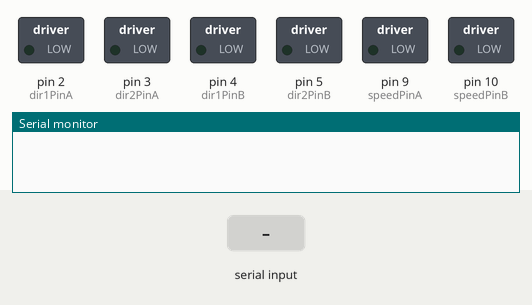
Recording of a sketch running on a simulated Arduino Uno, built with avr-gcc and run on an emulated ATmega328P. Shown: switched loads named in the sketch (green lamp = pin HIGH), the last lines printed to the serial monitor. Inputs (shaded band) come from the test bench.

Above: at 1.2 s.
1.3 s: "7" received over Serial
At 1.9 s:
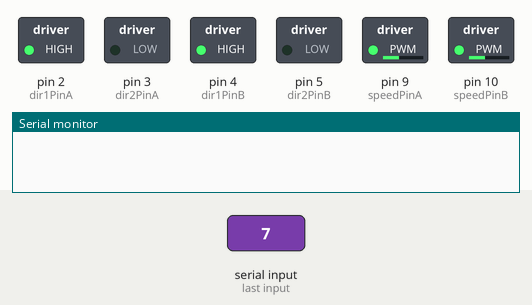
4.3 s: "1" received over Serial
At 5.4 s:
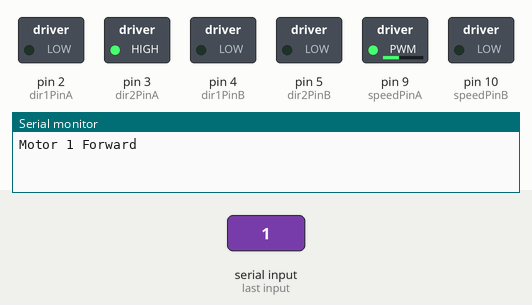
5.8 s: "2" received over Serial
At 6.5 s:
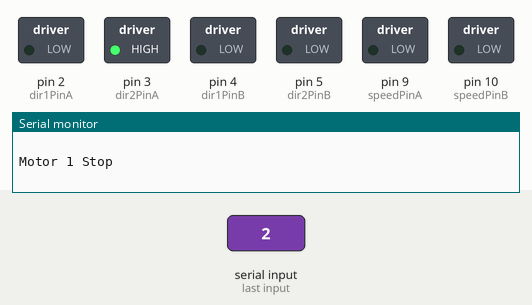
7.3 s: "3" received over Serial
At 7.7 s:
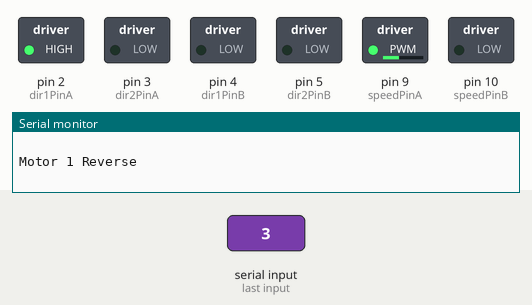
8.8 s: "4" received over Serial
At 10.0 s:
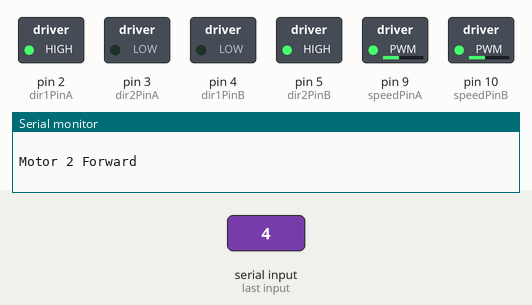
10.3 s: "5" received over Serial
At 11.1 s:
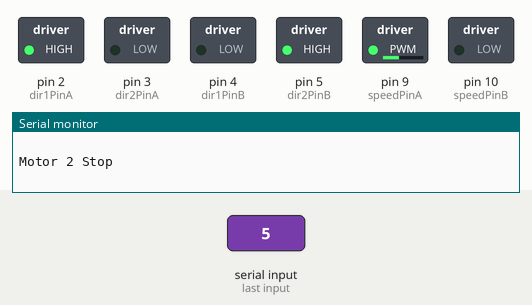
Timing chart, 0 to 12.8 s (numbered marks = the images above; inputs shaded):
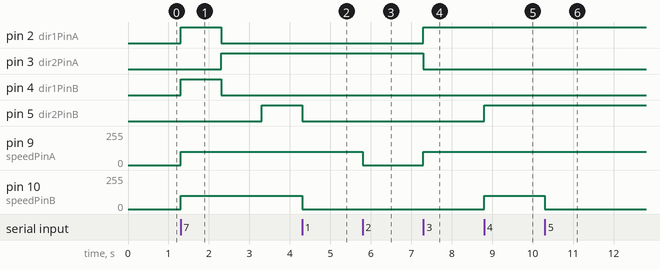

Measured:
- after the input at 1.3 s, pin 2 (dir1PinA), pin 4 (dir1PinB): LOW → HIGH at once, → LOW 1.0 s later; pin 3 (dir2PinA): LOW → HIGH after 1.0 s; pin 5 (dir2PinB): LOW → HIGH after 2.0 s; pin 9 (speedPinA), pin 10 (speedPinB): 0/255 → 100/255 at once
- after the input at 4.3 s, pin 3 (dir2PinA): stays HIGH (without the input it goes to LOW after 0.00 s); pin 9 (speedPinA): stays 100/255 (without the input it goes to 0/255 after 0.00 s)
- after the input at 5.8 s, pin 9 (speedPinA): 100/255 → 0/255 at once
- after the input at 7.3 s, pin 2 (dir1PinA): LOW → HIGH at once; pin 3 (dir2PinA): HIGH → LOW at once; pin 9 (speedPinA): 0/255 → 100/255 at once
- after the input at 8.8 s, pin 5 (dir2PinB): LOW → HIGH at once; pin 10 (speedPinB): 0/255 → 100/255 at once
- after the input at 10.3 s, pin 10 (speedPinB): 100/255 → 0/255 at once

The sketch:

ROBOT.ino
```cpp
#include <NewPing.h>  // Rangefinder
#include <Servo.h>


// Motor 1
int dir1PinA = 2; // IN1
int dir2PinA = 3; //IN2
int speedPinA = 9; // ENA
int PWM1 = 0; // Set motor speed to 0

// Motor 2
int dir1PinB = 4; //IN3
int dir2PinB = 5; //IN4
int speedPinB = 10; // ENB
int PMW2 = 0; // Set motor speed to 0

// Rangefinder HC-SR04
#define TriggerPin 12
#define EchoPin 11
#define MaxDistance 200


void setup() {  // Setup runs once per reset
// initialize serial communication @ 9600 baud:
Serial.begin(9600);

//Define L298N Dual H-Bridge Motor Controller Pins

pinMode(dir1PinA,OUTPUT);
pinMode(dir2PinA,OUTPUT);
pinMode(speedPinA,OUTPUT);
pinMode(dir1PinB,OUTPUT);
pinMode(dir2PinB,OUTPUT);
pinMode(speedPinB,OUTPUT);

}

void loop() {

// Initialize the Serial interface:

if (Serial.available() > 0) {
int inByte = Serial.read();
int speed; // Local variable

switch (inByte) {

//______________Motor 1______________

case '1': // Motor 1 Forward
analogWrite(speedPinA, 100);//Sets speed variable via PWM
digitalWrite(dir1PinA, LOW);
digitalWrite(dir2PinA, HIGH);
Serial.println("Motor 1 Forward"); // Prints out “Motor 1 Forward” on the serial monitor
Serial.println("   "); // Creates a blank line printed on the serial monitor
break;

case '2': // Motor 1 Stop (Freespin)
analogWrite(speedPinA, 0);
digitalWrite(dir1PinA, LOW);
digitalWrite(dir2PinA, HIGH);
Serial.println("Motor 1 Stop");
Serial.println("   ");
break;

case '3': // Motor 1 Reverse
analogWrite(speedPinA, 100);
digitalWrite(dir1PinA, HIGH);
digitalWrite(dir2PinA, LOW);
Serial.println("Motor 1 Reverse");
Serial.println("   ");
break;

//______________Motor 2______________

case '4': // Motor 2 Forward
analogWrite(speedPinB, 100);
digitalWrite(dir1PinB, LOW);
digitalWrite(dir2PinB, HIGH);
Serial.println("Motor 2 Forward");
Serial.println("   ");
break;

case '5': // Motor 1 Stop (Freespin)
analogWrite(speedPinB, 0);
digitalWrite(dir1PinB, LOW);
digitalWrite(dir2PinB, HIGH);
Serial.println("Motor 2 Stop");
Serial.println("   ");
break;

case '6': // Motor 2 Reverse
analogWrite(speedPinB, 100);
digitalWrite(dir1PinB, HIGH);
digitalWrite(dir2PinB, LOW);
Serial.println("Motor 2 Reverse");
Serial.println("   ");
break;

case '7': // Motor 1 + 2 Reverse
analogWrite(speedPinB, 100);
digitalWrite(dir1PinB, HIGH);
digitalWrite(dir2PinB, LOW);
analogWrite(speedPinA, 100);
digitalWrite(dir1PinA, HIGH);
digitalWrite(dir2PinA, LOW);
delay(1000);
analogWrite(speedPinB, 100);
digitalWrite(dir1PinB, LOW);
digitalWrite(dir2PinB, LOW);
analogWrite(speedPinA, 100);
digitalWrite(dir1PinA, LOW);
digitalWrite(dir2PinA, HIGH);
delay(1000);
analogWrite(speedPinB, 100);
digitalWrite(dir1PinB, LOW);
digitalWrite(dir2PinB, HIGH);
analogWrite(speedPinA, 100);
digitalWrite(dir1PinA, LOW);
digitalWrite(dir2PinA, HIGH);
delay(1000);
analogWrite(speedPinB, 0);
digitalWrite(dir1PinB, LOW);
digitalWrite(dir2PinB, LOW);
analogWrite(speedPinA, 0);
digitalWrite(dir1PinA, LOW);
digitalWrite(dir2PinA, LOW);


break;

default:
// turn all the connections off if an unmapped key is pressed:
for (int thisPin = 2; thisPin < 11; thisPin++) {
digitalWrite(thisPin, LOW);
}
  }
    }
      }
```
